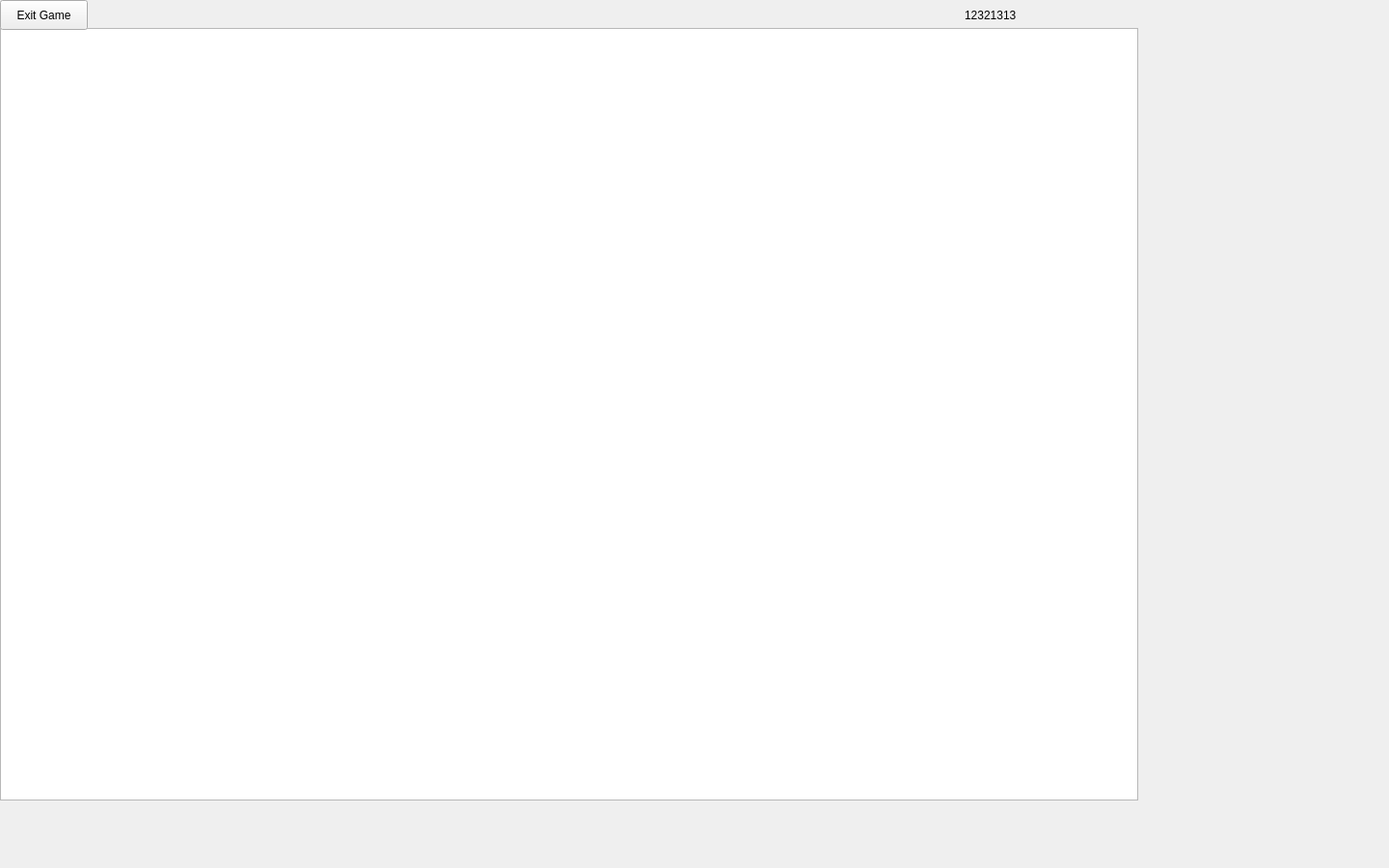
<?xml version="1.0" encoding="UTF-8"?>
<ui version="4.0">
 <class>GameWindow</class>
 <widget class="QMainWindow" name="GameWindow">
  <property name="geometry">
   <rect>
    <x>0</x>
    <y>0</y>
    <width>1440</width>
    <height>900</height>
   </rect>
  </property>
  <property name="minimumSize">
   <size>
    <width>1440</width>
    <height>900</height>
   </size>
  </property>
  <property name="maximumSize">
   <size>
    <width>1440</width>
    <height>900</height>
   </size>
  </property>
  <property name="windowTitle">
   <string>MainWindow</string>
  </property>
  <widget class="QWidget" name="centralwidget">
   <widget class="QGraphicsView" name="graphicsView">
    <property name="geometry">
     <rect>
      <x>0</x>
      <y>29</y>
      <width>1180</width>
      <height>801</height>
     </rect>
    </property>
   </widget>
   <widget class="QLabel" name="Money">
    <property name="geometry">
     <rect>
      <x>1000</x>
      <y>0</y>
      <width>181</width>
      <height>31</height>
     </rect>
    </property>
    <property name="text">
     <string>12321313</string>
    </property>
   </widget>
   <widget class="QPushButton" name="pushButton">
    <property name="geometry">
     <rect>
      <x>0</x>
      <y>0</y>
      <width>91</width>
      <height>31</height>
     </rect>
    </property>
    <property name="text">
     <string>Exit Game</string>
    </property>
   </widget>
   <widget class="QLabel" name="label">
    <property name="geometry">
     <rect>
      <x>980</x>
      <y>0</y>
      <width>21</width>
      <height>31</height>
     </rect>
    </property>
    <property name="text">
     <string/>
    </property>
    <property name="pixmap">
     <pixmap resource="game.qrc">:/game/resource/Money.png</pixmap>
    </property>
   </widget>
  </widget>
 </widget>
 <resources>
  <include location="game.qrc"/>
 </resources>
 <connections/>
</ui>
